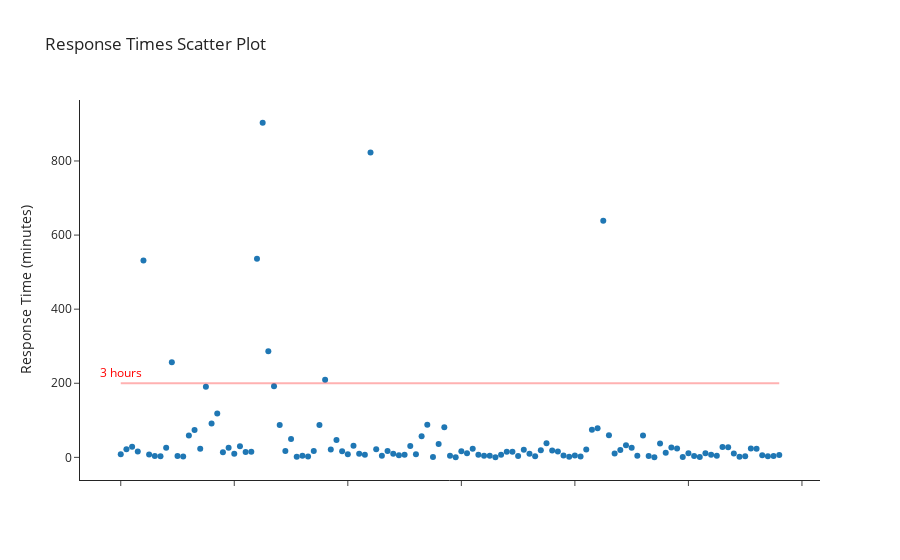

Notebook code for this chart:
### Code cell
fig = go.Figure(data=go.Scatter(x=df.index, 
                                y=df['response_time'].dt.total_seconds() / 60, 
                                mode='markers',
                                text=df['created_at'].dt.date,
                                hovertemplate='Posted on %{text}<extra></extra>'
                               ))
fig.update_layout(
    title='Response Times Scatter Plot',
    yaxis_title='Response Time (minutes)',
    height=500
)
fig.update_xaxes(title=None, showticklabels=False)

fig.add_shape(type="line",
              x0=df.index.min(), y0=200, 
              x1=df.index.max(), y1=200,
              line=dict(color="red", width=2))
fig.add_annotation(x=df.index.min(), y=230,
                   text="3 hours",
                   showarrow=False,
                   font_color="red")
fig.show()

### Figure 1 — Plotly figure (JSON) as saved in the notebook; plotly's stock layout.template omitted (floating-point values rounded to 4 significant figures)
{"data": [{"hovertemplate": "Posted on %{text}<extra></extra>", "mode": "markers", "text": ["2024-04-24", "2024-04-23", "2024-04-23", "2024-04-23", "2024-04-23", "2024-04-22", "2024-04-22", "2024-04-22", "2024-04-22", "2024-04-21", "2024-04-21", "2024-04-21", "2024-04-20", "2024-04-20", "2024-04-19", "2024-04-19", "2024-04-19", "2024-04-19", "2024-04-19", "2024-04-19", "2024-04-19", "2024-04-19", "2024-04-19", "2024-04-19", "2024-04-18", "2024-04-18", "2024-04-18", "2024-04-17", "2024-04-17", "2024-04-17", "2024-04-16", "2024-04-16", "2024-04-16", "2024-04-16", "2024-04-16", "2024-04-16", "2024-04-16", "2024-04-15", "2024-04-15", "2024-04-15", "2024-04-15", "2024-04-15", "2024-04-14", "2024-04-14", "2024-04-13", "2024-04-13", "2024-04-13", "2024-04-13", "2024-04-12", "2024-04-12", "2024-04-12", "2024-04-12", "2024-04-12", "2024-04-12", "2024-04-12", "2024-04-11", "2024-04-11", "2024-04-11", "2024-04-11", "2024-04-10", "2024-04-10", "2024-04-10", "2024-04-10", "2024-04-10", "2024-04-10", "2024-04-10", "2024-04-10", "2024-04-10", "2024-04-10", "2024-04-09", "2024-04-09", "2024-04-09", "2024-04-08", "2024-04-08", "2024-04-08", "2024-04-08", "2024-04-08", "2024-04-08", "2024-04-07", "2024-04-07", "2024-04-07", "2024-04-07", "2024-04-06", "2024-04-06", "2024-04-06", "2024-04-05", "2024-04-05", "2024-04-05", "2024-04-05", "2024-04-05", "2024-04-04", "2024-04-04", "2024-04-04", "2024-04-04", "2024-04-04", "2024-04-04", "2024-04-04", "2024-04-04", "2024-04-03", "2024-04-03", "2024-04-03", "2024-04-03", "2024-04-03", "2024-04-03", "2024-04-03", "2024-04-03", "2024-04-03", "2024-04-03", "2024-04-03", "2024-04-03", "2024-04-03", "2024-04-03", "2024-04-03", "2024-04-02", "2024-04-01", "2024-04-01", "2024-04-01"], "type": "scatter", "x": [0, 1, 2, 3, 4, 5, 6, 7, 8, 9, 10, 11, 12, 13, 14, 15, 16, 17, 18, 19, 20, 21, 22, 23, 24, 25, 26, 27, 28, 29, 30, 31, 32, 33, 34, 35, 36, 37, 38, 39, 40, 41, 42, 43, 44, 45, 46, 47, 48, 49, 50, 51, 52, 53, 54, 55, 56, 57, 58, 59, 60, 61, 62, 63, 64, 65, 66, 67, 68, 69, 70, 71, 72, 73, 74, 75, 76, 77, 78, 79, 80, 81, 82, 83, 84, 85, 86, 87, 88, 89, 90, 91, 92, 93, 94, 95, 96, 97, 98, 99, 100, 101, 102, 103, 104, 105, 106, 107, 108, 109, 110, 111, 112, 113, 114, 115, 116], "y": [8.133, 21.87, 28.57, 15.92, 531.3, 7.4, 3.65, 3.133, 26.13, 256.9, 3.45, 2.283, 58.9, 73.7, 23.5, 190.8, 91.07, 118.1, 13.63, 25.93, 9.9, 29.67, 14.42, 15.33, 535.8, 903.2, 286.2, 192.1, 87.3, 17.17, 49.27, 1.533, 4.167, 2.283, 17.27, 87.5, 209.6, 21.13, 47.15, 16.45, 8.683, 31.4, 9.567, 7.267, 822.7, 21.98, 4.65, 17.23, 9.583, 6.017, 6.883, 30.45, 8.283, 56.83, 88.32, 1.183, 35.78, 81.12, 4.117, 0.5167, 16.53, 11.03, 23.55, 6.983, 4.2, 4.667, 0.3, 7, 14.87, 15.32, 3.9, 20.57, 10.02, 2.817, 19.08, 37.93, 18.82, 15.6, 4.783, 1.517, 4.883, 2.467, 20.95, 74.2, 78.27, 638.6, 59.5, 10.32, 19.58, 32.93, 26.13, 4.583, 58.87, 3.833, 0.5333, 37.75, 12.47, 26.52, 24.12, 0.8333, 11.27, 3.483, 0.9333, 10.77, 7.333, 4.4, 27.75, 27.53, 10.75, 1.5, 2.767, 23.9, 23.15, 5.533, 3.217, 3.867, 6.267]}], "layout": {"annotations": [{"font": {"color": "red"}, "showarrow": false, "text": "3 hours", "x": 0, "y": 230}], "autosize": true, "shapes": [{"line": {"color": "red", "width": 2}, "type": "line", "x0": 0, "x1": 116, "y0": 200, "y1": 200}], "title": {"text": "Response Times Scatter Plot"}, "xaxis": {"autorange": true, "range": [-7.024, 123.0], "showticklabels": false, "title": {}, "type": "linear"}, "yaxis": {"autorange": true, "range": [-63.27, 966.8], "title": {"text": "Response Time (minutes)"}, "type": "linear"}}}
